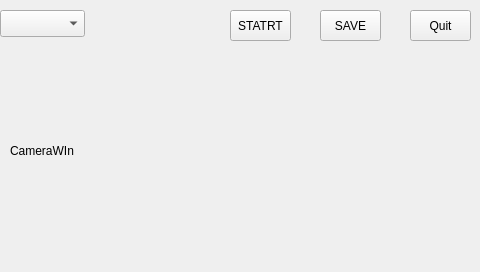
<?xml version="1.0" encoding="UTF-8"?>
<ui version="4.0">
 <class>CameraWin</class>
 <widget class="QWidget" name="CameraWin">
  <property name="geometry">
   <rect>
    <x>0</x>
    <y>0</y>
    <width>480</width>
    <height>272</height>
   </rect>
  </property>
  <property name="windowTitle">
   <string>Form</string>
  </property>
  <widget class="QPushButton" name="quit_Bt">
   <property name="geometry">
    <rect>
     <x>410</x>
     <y>10</y>
     <width>61</width>
     <height>31</height>
    </rect>
   </property>
   <property name="text">
    <string>Quit</string>
   </property>
  </widget>
  <widget class="QLabel" name="label">
   <property name="geometry">
    <rect>
     <x>10</x>
     <y>40</y>
     <width>461</width>
     <height>221</height>
    </rect>
   </property>
   <property name="text">
    <string>CameraWIn</string>
   </property>
  </widget>
  <widget class="QPushButton" name="save_Bt">
   <property name="geometry">
    <rect>
     <x>320</x>
     <y>10</y>
     <width>61</width>
     <height>31</height>
    </rect>
   </property>
   <property name="text">
    <string>SAVE</string>
   </property>
  </widget>
  <widget class="QPushButton" name="start_Bt">
   <property name="geometry">
    <rect>
     <x>230</x>
     <y>10</y>
     <width>61</width>
     <height>31</height>
    </rect>
   </property>
   <property name="text">
    <string>STATRT</string>
   </property>
  </widget>
  <widget class="QComboBox" name="comboBox">
   <property name="geometry">
    <rect>
     <x>0</x>
     <y>10</y>
     <width>85</width>
     <height>27</height>
    </rect>
   </property>
  </widget>
 </widget>
 <resources/>
 <connections/>
</ui>
